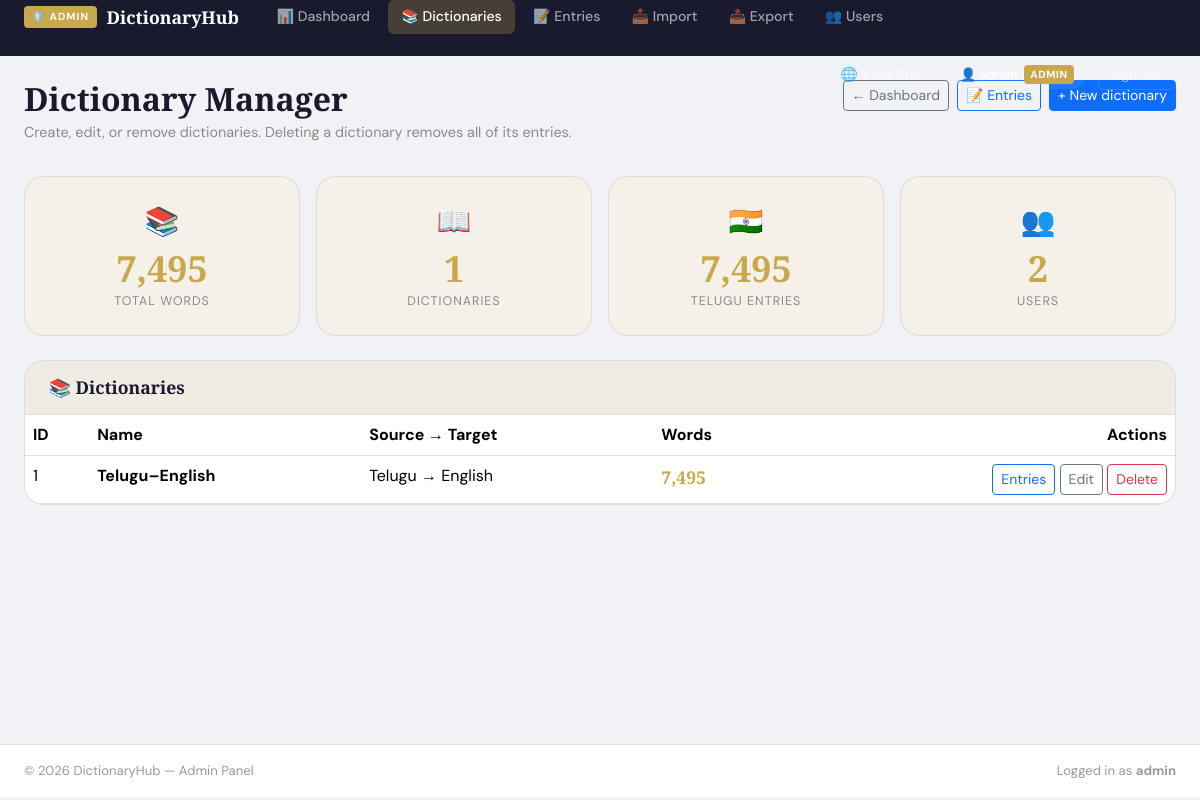
/index.php?page=admin_dictionaries (signed in), run on the app's committed database.
### tables this page shows
CREATE TABLE `dictionaries` (
  `id` int(10) UNSIGNED NOT NULL,
  `name` varchar(255) NOT NULL,
  `description` text DEFAULT NULL,
  `source_lang` varchar(50) NOT NULL DEFAULT 'Telugu',
  `target_lang` varchar(50) NOT NULL DEFAULT 'English',
  `created_by` int(10) UNSIGNED DEFAULT NULL,
  `created_at` timestamp NOT NULL DEFAULT current_timestamp()
);

### pages/admin_dictionaries.php (the view, shortened to what this page needs)
<?php
require_once __DIR__ . '/../includes/db.php';
$dict_rows = [];
$r = $db->query("
    SELECT d.id, d.name, d.description, d.source_lang, d.target_lang, d.created_at,
           COUNT(de.id) AS word_count
    FROM dictionaries d
    LEFT JOIN dictionary_entries de ON de.dictionary_id = d.id
    GROUP BY d.id, d.name, d.description, d.source_lang, d.target_lang, d.created_at
    ORDER BY d.name ASC
");
if ($r) {
    while ($row = $r->fetch_assoc()) {
        $dict_rows[] = $row;
    }
}
?>
<div class="admin-wrap">
  <div class="container-fluid px-4 py-4">
    <div class="admin-page-header">
      <div>
        <h1 class="admin-title">Dictionary Manager</h1>
        <p class="admin-subtitle">Create, edit, or remove dictionaries. Deleting a dictionary removes all of its entries.</p>
      </div>
      <div class="d-flex flex-wrap gap-2">
        <a href="index.php?page=admin_dashboard" class="btn btn-outline-secondary btn-sm">← Dashboard</a>
        <a href="index.php?page=admin_entries" class="btn btn-outline-primary btn-sm">📝 Entries</a>
        <button type="button" class="btn btn-primary btn-sm" data-bs-toggle="modal" data-bs-target="#dictModal" id="btnNewDict">+ New dictionary</button>
      </div>
    </div>
    <?php require __DIR__ . '/../includes/admin_stats_cards.php'; ?>
    <div class="admin-card">
      <div class="admin-card-header d-flex justify-content-between align-items-center">
        <h5 class="mb-0">📚 Dictionaries</h5>
      </div>
      <div class="admin-card-body p-0">
        <div class="table-responsive">
          <table class="table table-hover mb-0">
            <thead>
              <tr>
                <th>ID</th>
                <th>Name</th>
                <th>Source → Target</th>
                <th>Words</th>
                <th class="text-end">Actions</th>
              </tr>
            </thead>
            <tbody>
              <?php foreach ($dict_rows as $d): ?>
                <tr data-id="<?php echo (int) $d['id']; ?>"
                    data-name="<?php echo htmlspecialchars($d['name'], ENT_QUOTES); ?>"
                    data-description="<?php echo htmlspecialchars((string) $d['description'], ENT_QUOTES); ?>"
                    data-source-lang="<?php echo htmlspecialchars($d['source_lang'], ENT_QUOTES); ?>"
                    data-target-lang="<?php echo htmlspecialchars($d['target_lang'], ENT_QUOTES); ?>">
                  <td><?php echo (int) $d['id']; ?></td>
                  <td><strong><?php echo htmlspecialchars($d['name']); ?></strong></td>
                  <td><?php echo htmlspecialchars($d['source_lang']); ?> → <?php echo htmlspecialchars($d['target_lang']); ?></td>
                  <td><span class="admin-word-count"><?php echo number_format((int) $d['word_count']); ?></span></td>
                  <td class="text-end text-nowrap">
                    <a class="btn btn-sm btn-outline-primary" href="index.php?page=admin_entries&amp;dictionary_id=<?php echo (int) $d['id']; ?>">Entries</a>
                    <button type="button" class="btn btn-sm btn-outline-secondary btn-edit-dict">Edit</button>
                    <button type="button" class="btn btn-sm btn-outline-danger btn-del-dict">Delete</button>
                  </td>
                </tr>
              <?php endforeach; ?>
            </tbody>
          </table>
        </div>
      </div>
    </div>
  </div>
</div>

### assets/css/style.css (style rules this page uses)
:root { --ink: #1a1a2e; --cream: #f5f0e8; --gold: #c9a84c; --accent: #e05a3a; --muted: #8a8a8a; }
* { box-sizing: border-box; }
body { font-family: 'DM Sans', sans-serif; background-color: var(--cream); color: var(--ink); transition: background 0.4s, color 0.4s; overflow-x: hidden; }
.admin-wrap { min-height: 80vh; }
.admin-page-header { display: flex; align-items: flex-start; justify-content: space-between; flex-wrap: wrap; gap: 1rem; margin-bottom: 2rem; }
.admin-title { font-family: 'Playfair Display', serif; font-size: 2rem; font-weight: 700; margin: 0; }
.admin-subtitle { color: var(--muted); font-size: 0.9rem; margin: 0.25rem 0 0; }
.admin-card { background: var(--cream); border: 1.5px solid rgba(0,0,0,0.08); border-radius: 20px; overflow: hidden; }
.admin-card-header { padding: 1rem 1.5rem; border-bottom: 1px solid rgba(0,0,0,0.06); background: rgba(0,0,0,0.02); }
.admin-card-header h5 { font-family: 'Playfair Display', serif; font-size: 1.1rem; font-weight: 700; margin: 0; }
.admin-card-body { padding: 1.25rem 1.5rem; }
.admin-word-count { font-family: 'Playfair Display', serif; font-size: 1.1rem; font-weight: 700; color: var(--gold); }

### assets/css/admin.css (style rules this page uses)
.admin-body { background: #f0f2f5; font-family: 'DM Sans', sans-serif; min-height: 100vh; }

### data on the page
dictionaries: id "1", name "Telugu–English", source_lang "Telugu", target_lang "English", word_count "7,495"

### other printed values
$total_words "7,495"
$total_dicts "1"
$with_telugu "7,495"
$total_users "2"
current_user()['username'] "admin"
